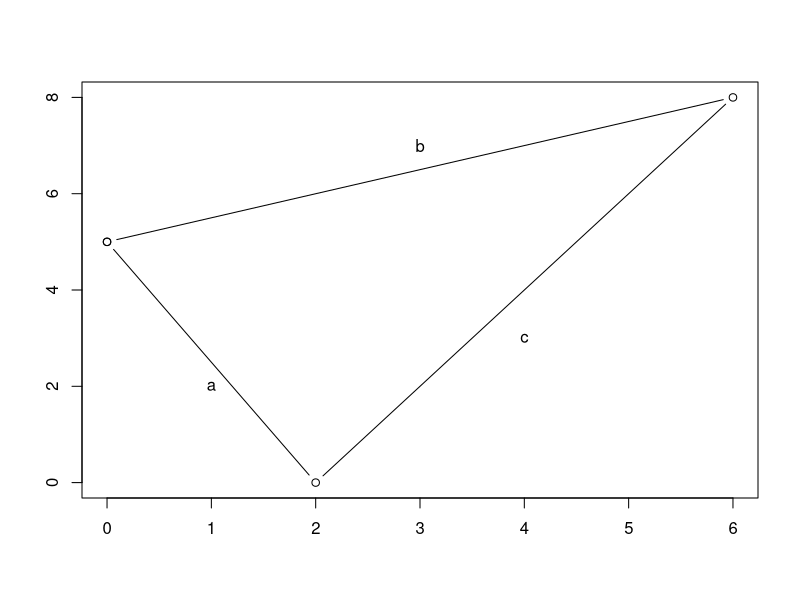
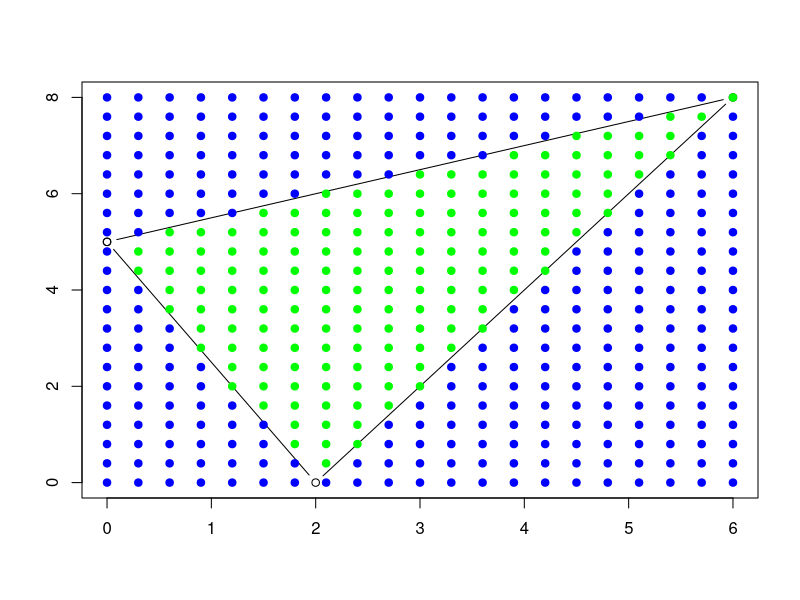

Here is the R script that generated these plots, in order:
## ---- chunk 1
x <- c(0,2,6,0) 
y <- c(5,0,8,5)
m <- cbind(x, y)
plot(m, type="b", xlab="", ylab="")
text(1,2,"a")
text(3,7,"b")
text(4,3,"c")
## ---- chunk 2
## prepare trianle example
x <- c(0,2,6,0); y <- c(5,0,8,5)
x <- x - min(x); y <- y - min(y)
m <- cbind(x, y)

## Create data points
gran <- 20 #granurality
maxx <- max(x); maxy <- max(y)
scaleX <- maxx/gran; scaleY <- maxy/gran 
pX <- seq(0, maxx, scaleX); #pX <- pX[c(-1,-length(pX))]
pY <- seq(0, maxy, scaleY); #pY <- pY[c(-1,-length(pY))]

grid <- data.frame(x = as.numeric(), y = as.numeric())
for (i in (1:length(pX))) {
    for (j in (1:length(pY))) {
        grid0 <- c(x = pX[i], y = pY[j])
        grid <- rbind.data.frame(grid, grid0)
    }
}
names(grid) <- c("x","y")

## Plot triangle and points inside and outside the triagle
plot(m, type="b", xlab="", ylab="")
dots.IN <- 0
for (k in (1:dim(grid)[1])) {
    side <- NULL
    for (line in (1:(length(x)-1))) {
        s0 <- ((x[line+1] - x[line]) * (grid[k,2] - y[line]) 
               - (y[line+1] - y[line]) * (grid[k,1] - x[line]))
        side <- c(side, s0)
    }
    IN_OUT <- ifelse(sum(abs(side)) == abs(sum(side)), "green", "blue") # "in", "out"
    if (IN_OUT == "green") {dots.IN <- dots.IN +1}
    points(grid[k,1], grid[k,2], pch = 19, col= IN_OUT)    
}
## ---- chunk 3
    # set default values
    x <- c(0,2,6,0) 
    y <- c(5,0,8,5)
    m <- cbind(x, y)

    triangle <- paste0("1st corner (x, y): ", m[1,1], ", ", m[1,2]
              , "; 2nd corner (x, y): ", m[2,1], ", ", m[2,2]
        , "; 3rd corner (x, y): ", m[3,1], ", ", m[3,2])

    ## Triagle area with Heron's formula
    AreaHeron <- round((abs(x[1]*y[2] + x[2]*y[3] + x[3]*y[1] 
                        - x[1]*y[3] - x[2]*y[1] - x[3]*y[2]) / 2), 2)

    # create coordinates of grid points 
    gran <- 10
    maxx <- max(x); maxy <- max(y)
    scaleX <- maxx/gran 
    scaleY <- maxy/gran 
    pX <- seq(0, maxx, scaleX);
    pY <- seq(0, maxy, scaleY);

    grid <- data.frame(x = as.numeric(), y = as.numeric())
    for (i in (1:length(pX))) {
        for (j in (1:length(pY))) {
            grid0 <- c(x = pX[i], y = pY[j])
            grid <- rbind.data.frame(grid, grid0)
        }
    }
    names(grid) <- c("x","y")
    
    ## PLot the triangle with the coloured gridpoints
    dots.IN <- 0
    for (k in (1:dim(grid)[1])) {
        side <- NULL
        ## Point inside or outside of polygon?
        for (line in (1:(length(x)-1))) {
            s0 <- ((x[line+1] - x[line]) * (grid[k,2] - y[line]) 
                   - (y[line+1] - y[line]) * (grid[k,1] - x[line]))
            side <- c(side, s0)
        }
        IN_OUT <- ifelse(sum(abs(side)) == abs(sum(side))
                         , "green", "blue") # "in", "out"
        if (IN_OUT == "green") {dots.IN <- dots.IN +1}
    }
    
    ## Triagle area with approximation with 100 data points (gran = 10)
    AreaApproxGran10 <- round((dots.IN * (max(x) * max(y)) / dim(grid)[1]), 2)

    # create coordinates of grid points 
    gran <- 100
    maxx <- max(x); maxy <- max(y)
    scaleX <- maxx/gran 
    scaleY <- maxy/gran 
    pX <- seq(0, maxx, scaleX);
    pY <- seq(0, maxy, scaleY);

    grid <- data.frame(x = as.numeric(), y = as.numeric())
    for (i in (1:length(pX))) {
        for (j in (1:length(pY))) {
            grid0 <- c(x = pX[i], y = pY[j])
            grid <- rbind.data.frame(grid, grid0)
        }
    }
    names(grid) <- c("x","y")
    
    ## PLot the triangle with the coloured gridpoints
    dots.IN <- 0
    for (k in (1:dim(grid)[1])) {
        side <- NULL
        ## Point inside or outside of polygon?
        for (line in (1:(length(x)-1))) {
            s0 <- ((x[line+1] - x[line]) * (grid[k,2] - y[line]) 
                   - (y[line+1] - y[line]) * (grid[k,1] - x[line]))
            side <- c(side, s0)
        }
        IN_OUT <- ifelse(sum(abs(side)) == abs(sum(side))
                         , "green", "blue") # "in", "out"
        if (IN_OUT == "green") {dots.IN <- dots.IN +1}
    }

    ## Triagle area with approximation with 100 data points (gran = 100)
    AreaApproxGran100 <- round((dots.IN * (max(x) * max(y)) / dim(grid)[1]), 2)
